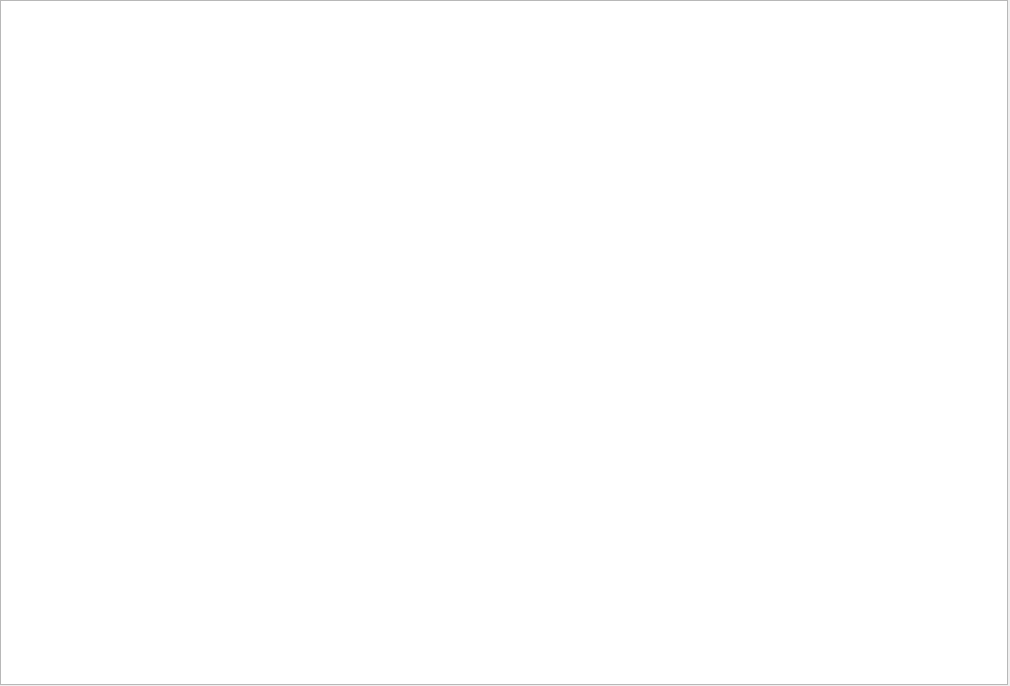
<?xml version="1.0" encoding="UTF-8"?>
<ui version="4.0">
 <class>MyWidj</class>
 <widget class="QWidget" name="MyWidj">
  <property name="geometry">
   <rect>
    <x>0</x>
    <y>0</y>
    <width>1010</width>
    <height>686</height>
   </rect>
  </property>
  <property name="maximumSize">
   <size>
    <width>1010</width>
    <height>686</height>
   </size>
  </property>
  <property name="mouseTracking">
   <bool>false</bool>
  </property>
  <property name="windowTitle">
   <string>Form</string>
  </property>
  <property name="windowIcon">
   <iconset>
    <normaloff>release/logo_niivk.gif</normaloff>release/logo_niivk.gif</iconset>
  </property>
  <widget class="QGraphicsView" name="graphicsView">
   <property name="geometry">
    <rect>
     <x>0</x>
     <y>0</y>
     <width>1008</width>
     <height>685</height>
    </rect>
   </property>
   <property name="minimumSize">
    <size>
     <width>1008</width>
     <height>685</height>
    </size>
   </property>
   <property name="maximumSize">
    <size>
     <width>1008</width>
     <height>685</height>
    </size>
   </property>
   <property name="verticalScrollBarPolicy">
    <enum>Qt::ScrollBarAlwaysOff</enum>
   </property>
   <property name="horizontalScrollBarPolicy">
    <enum>Qt::ScrollBarAlwaysOff</enum>
   </property>
  </widget>
 </widget>
 <resources/>
 <connections/>
</ui>
